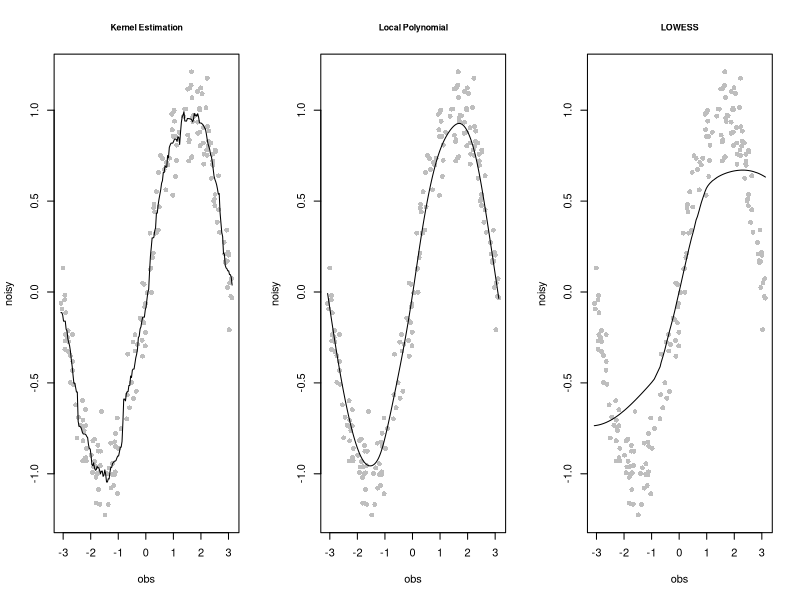
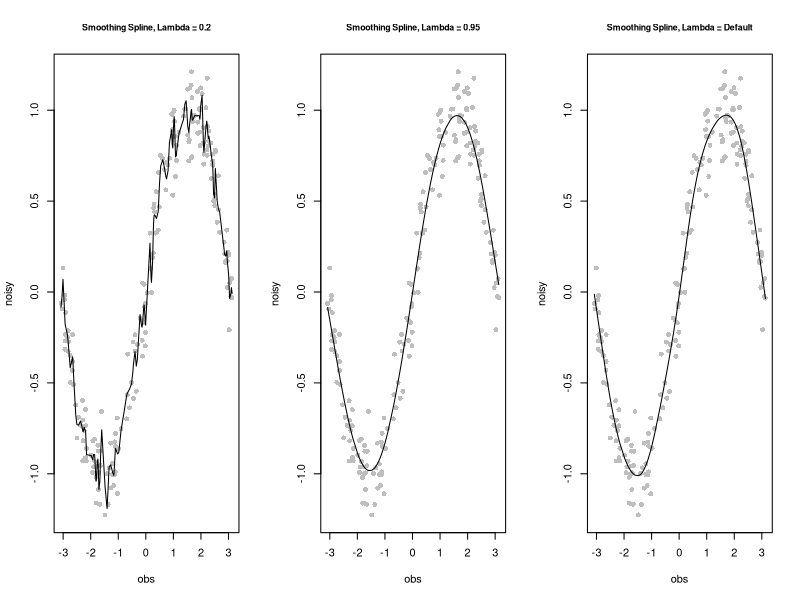
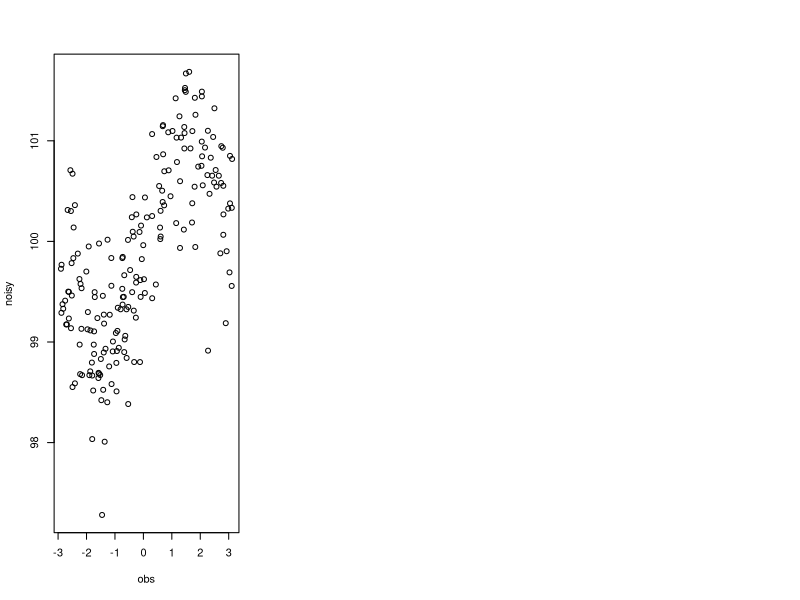
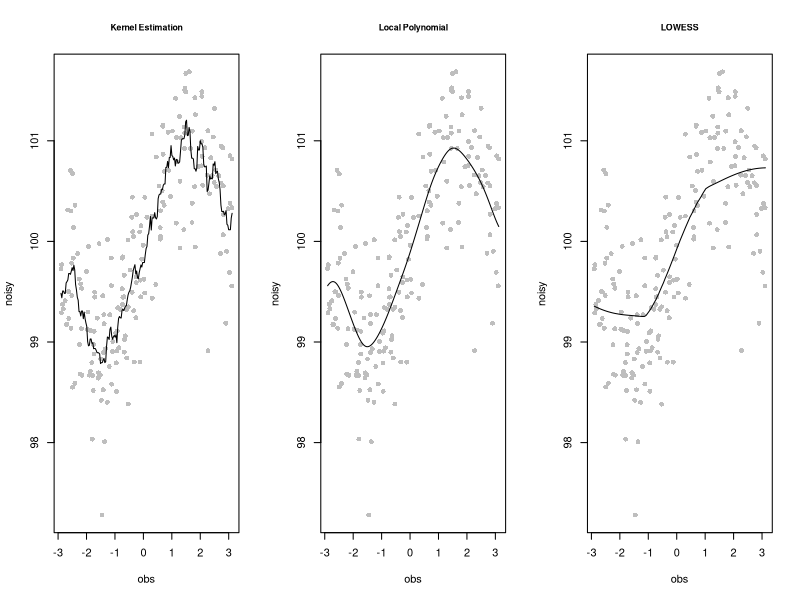
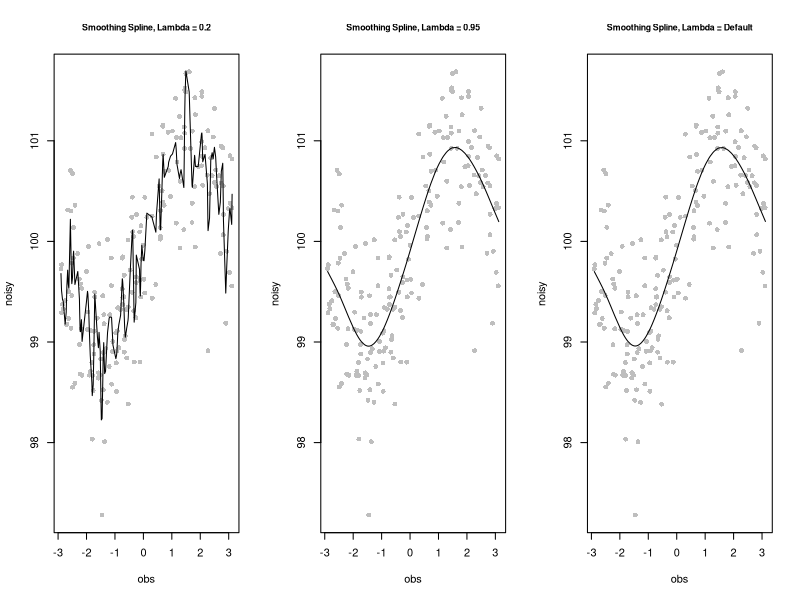
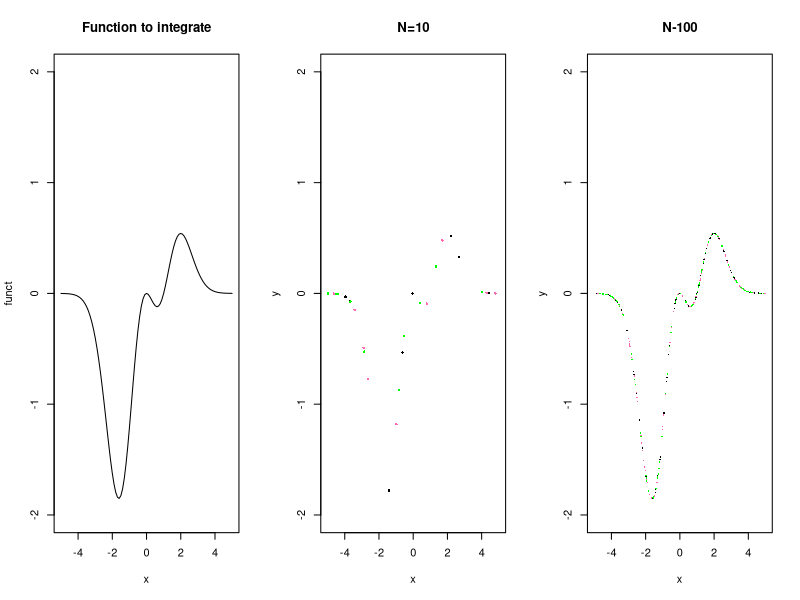
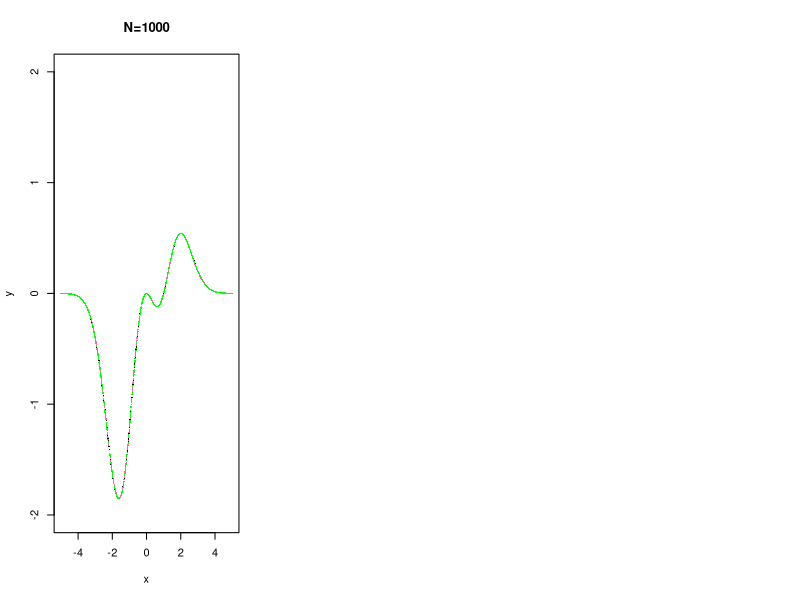

These figures' R source, in order:
## ---- chunk 1
set.seed(34)
uniform <- function(){
  X <- runif(n=1, min=-3.14, max=3.14)
  return(X)
}
normal <- function(){
  X <- rnorm(n=1, mean = 0, sd=0.125)
  return(X)
}
# two vectors - one of 200 uniform observations
# and another of 200 Normal error observations
obs <- replicate(n=200, expr = uniform())
errs <- replicate(n=200, expr = normal())
# calculating sin(x)
sinobs <- sapply(obs, sin)
# adding error/residual
noisy <- sinobs + errs
## ---- chunk 2
# for kernel estimation:
# choice of bandwidth = n^-1/5
# n=200, h = 0.35
par(mfrow=c(1,3))
huh <- ksmooth(x = obs, y = noisy, bandwidth = 0.35)
plot(noisy~obs, col = "grey", pch=16)
title("Kernel Estimation", cex.main = 0.8)
lines(x = huh$x, y = huh$y)
# for local polynomial
library("KernSmooth")
huh2 <- locpoly(x = obs, y = noisy, bandwidth = 0.35)
plot(noisy~obs, col = "grey", pch=16)
title("Local Polynomial", cex.main = 0.8)
lines(y = huh2$y, x = huh2$x)
# for LOWESS
huh3 <- lowess(x = obs, y = noisy)
plot(noisy~obs, col = "grey", pch=16)
title("LOWESS", cex.main = 0.8)
lines(y = huh3$y, x = huh3$x)
## ---- chunk 3
# smoothing spline
# first try a small lambda
par(mfrow=c(1,3))
huh4 <- smooth.spline(x=obs, y=noisy, spar=0.2)
plot(noisy~obs, col="grey", pch=16)
title("Smoothing Spline, Lambda = 0.2", cex.main = 0.8)
lines(y = huh4$y, x = huh4$x, col = "black")
# now a larger lambda
huh5 <- smooth.spline(x=obs, y=noisy, spar = 0.95)
plot(noisy~obs, col="grey", pch=16)
title("Smoothing Spline, Lambda = 0.95", cex.main = 0.8)
lines(y = huh5$y, x = huh5$x, col = "black")
# now the lambda chosen by default
huh6 <- smooth.spline(x=obs, y=noisy)
plot(noisy~obs, col = "grey", pch=16)
title("Smoothing Spline, Lambda = Default", cex.main = 0.8)
lines(y = huh6$y, x = huh6$x, col="black")
## ---- chunk 4
uniform <- function(){
  X <- runif(n=1, min=-3.14, max=3.14)
  return(X)
}
normal <- function(){
  X <- rnorm(n=1, mean = 100, sd=0.5)
  return(X)
}
# two vectors - one of 200 uniform observations
# and another of 200 Normal observations
obs <- replicate(n=200, expr = uniform())
errs <- replicate(n=200, expr = normal())
sinobs <- sapply(obs, sin)
noisy <- sinobs + errs
plot(y = noisy, x = obs)
## ---- chunk 5
# for kernel estimation:
# choice of bandwidth = n^-1/5
# n=200, h = 0.35
par(mfrow=c(1,3))
huh <- ksmooth(x = obs, y = noisy, bandwidth = 0.35)
plot(noisy~obs, col = "grey", pch=16)
title("Kernel Estimation", cex.main = 0.8)
lines(x = huh$x, y = huh$y)
# for local polynomial
library("KernSmooth")
huh2 <- locpoly(x = obs, y = noisy, bandwidth = 0.35)
plot(noisy~obs, col = "grey", pch=16)
title("Local Polynomial", cex.main = 0.8)
lines(y = huh2$y, x = huh2$x)
# for LOWESS
huh3 <- lowess(x = obs, y = noisy)
plot(noisy~obs, col = "grey", pch=16)
title("LOWESS", cex.main = 0.8)
lines(y = huh3$y, x = huh3$x)
## ---- chunk 6
par(mfrow=c(1,3))
huh4 <- smooth.spline(x=obs, y=noisy, spar=0.2)
plot(noisy~obs, col="grey", pch=16)
title("Smoothing Spline, Lambda = 0.2", cex.main = 0.8)
lines(y = huh4$y, x = huh4$x, col = "black")
# now a larger lambda
huh5 <- smooth.spline(x=obs, y=noisy, spar = 0.95)
plot(noisy~obs, col="grey", pch=16)
title("Smoothing Spline, Lambda = 0.95", cex.main = 0.8)
lines(y = huh5$y, x = huh5$x, col = "black")
# now the lambda chosen by default
huh6 <- smooth.spline(x=obs, y=noisy)
plot(noisy~obs, col = "grey", pch=16)
title("Smoothing Spline, Lambda = Default", cex.main = 0.8)
lines(y = huh6$y, x = huh6$x, col="black")
## ---- chunk 7
set.seed(32)
gamma <- function(){
  X <- rgamma(n=1, shape = 2, rate=sqrt(2))
  return(X)
}
x1 <- c(-2, -1, 0, 1, 2)
x2 <- c(-3, -2, 1, 2, 3)
beta <- c(3, 5, 4, -2)
why <- beta[1] + beta[2]*x1 + beta[3]*x2 + beta[4]*x1*(x2^2)

# a vector of errors
# i=5 so we only generate 5 error terms
errs <- replicate(n=5, expr = gamma())
errs <- sapply(errs, function(x) (x-(2/sqrt(2))))
# calculating Y values
whyerr <- why + errs
print(paste('Simulated Y value: ', as.character(whyerr)))

## ---- chunk 8
exes <- cbind(c(1,1,1,1,1),c(-2,-1,0,1,2),c(-3,-2,1,2,3),c(-18, -4, 0, 4, 18))
trans <- t(exes)%*%exes
betas <- solve(trans)%*%t(exes)%*%why
betaserr <- solve(trans)%*%t(exes)%*%whyerr
# least squares using the estimated error-free data
# gives our initial beta values - because that's the model
# used to generate those y values
print(lsfit(x = exes[,2:4], y=why)$coefficients)
# now using least squares to give beta hat values
# these y values include the error
print(lsfit(x = exes[,2:4], y=whyerr)$coefficients)
# can also write print(lm(whyerr~exes[,2:4]))
## ---- chunk 9
set.seed(32)
gamma <- function(){
  X <- rgamma(n=1, shape = 2, rate=sqrt(2))
  return(X)
}
x1 <- c(-4, -3, 0, 2, 5,6,7,8,9, 10)
x2 <- c(-3, -2, 0,2,4,-3,-1, 0, 1, 5)
beta <- c(3, 5, 4, -2)
why <- beta[1] + beta[2]*x1 + beta[3]*x2 + beta[4]*x1*(x2^2)

# a vector of errors
# i=10 so we only generate 10 error terms
errs <- replicate(n=10, expr = gamma())
errs <- sapply(errs, function(x) (x-(2/sqrt(2))))
# calculating Y values
whyerr <- why + errs
print(paste('Simulated Y value: ', as.character(whyerr)))

exes <- cbind(c(1,1,1,1,1,1,1,1,1,1),x1,x2,(x1+(x2^2)))
print(lsfit(x = exes[,2:4], y=whyerr)$coefficients)
## ---- chunk 10
# resampling the 10 residuals 1000 times
resamples <- lapply(1:1000, function(x) sample(errs, replace=TRUE))
# bootstrapped Y estimates with resampled residuals
newy <- lapply(resamples, function(x) x+why)
# fitting each of these sets of Y to new betas
newbeta <- lapply(newy, function(i) lsfit(x = exes[,2:4], y=i)$coefficients)
# confidence interval for betas
# we are interested in output when x1=1 and x2=1
# fitting each model in newbeta to x1=1 and x2=1
newones <- sapply(newbeta, function(i) i%*%c(1,1,1,1))
newones <- sort(newones)
# use of order statistic
# lower CI is (25)
# upper CI is (975)
print(paste("Lower CI Value 95%:", newones[25]))
print(paste("Upper CI Value 95%:", newones[975]))
print(paste("Estimated value: ", lsfit(x = exes[,2:4],y=whyerr)$coefficients%*%c(1,1,1,1)))
## ---- chunk 11
set.seed(43)

# writing the function we wish to first sample 500 times from uniform[-5, 5]
uniform <- function(){
  X <- runif(n=1, min=-5, max=5)
  return(X)
}
funct <- function(x){
  return(((x^3)-(x^2))*exp(-(x^2/2)))
}

# picking n times from uniform[-5, 5]

integrator <- function(num){
  x <- replicate(n=num, expr = uniform())
  y <- sapply(x, funct)
  huh <- as.data.frame(cbind(x, y))
  return(huh)
}
# repeat 500 times

n10 <- lapply(rep.int(10,500), integrator)
plot(funct,  main="Function to integrate", xlim=c(-5, 5), ylim=c(-2, 2))
plot(n10[[5]], main = "N=10", xlim=c(-5, 5), ylim=c(-2, 2), pch=16, cex=0.5)
points(n10[[4]], xlim=c(-5, 5), ylim=c(-2, 2), col="hotpink", pch=16, cex=0.5)
points(n10[[44]], xlim=c(-5, 5), ylim=c(-2, 2), col="green", pch=16, cex=0.5)
n100 <- lapply(rep.int(100,500), integrator)
plot(n100[[5]], main="N-100", xlim=c(-5, 5), ylim=c(-2, 2), pch=16, cex=0.3)
points(n100[[4]], xlim=c(-5, 5), ylim=c(-2, 2), col="hotpink", pch=16, cex=0.3)
points(n100[[44]], xlim=c(-5, 5), ylim=c(-2, 2), col="green", pch=16, cex=0.3)
n1000 <- lapply(rep.int(1000,500), integrator)
plot(n1000[[5]], main = "N=1000", xlim=c(-5, 5), ylim=c(-2, 2), pch=16, cex=0.3)
points(n1000[[4]], xlim=c(-5, 5), ylim=c(-2, 2), col="hotpink", pch=16, cex=0.3)
points(n1000[[44]], xlim=c(-5, 5), ylim=c(-2, 2), col="green", pch=16, cex=0.3)
## ---- chunk 12
# first, the mean value of y for each N (done 500 times)
# then multiply by range (5- (-5))=10
mean10 <- lapply(n10, function(i) mean(i$y)*10)
mean100 <- lapply(n100, function(i) mean(i$y)*10)
mean1000 <- lapply(n1000, function(i) mean(i$y)*10)

print(paste('R Numeric Integral: ', integrate(funct, upper=5, lower=-5)[1]))
print(paste('MC Mean Estimate for N=10: ', mean(unlist(mean10))))
print(paste('MC Var Estimate for N=10: ', var(unlist(mean10))))
print(paste('MC Mean Estimate for N=100: ', mean(unlist(mean100))))
print(paste('MC Var Estimate for N=100: ', var(unlist(mean100))))
print(paste('MC Mean Estimate for N=1000: ', mean(unlist(mean1000))))
print(paste('MC Var Estimate for N=1000: ', var(unlist(mean1000))))
